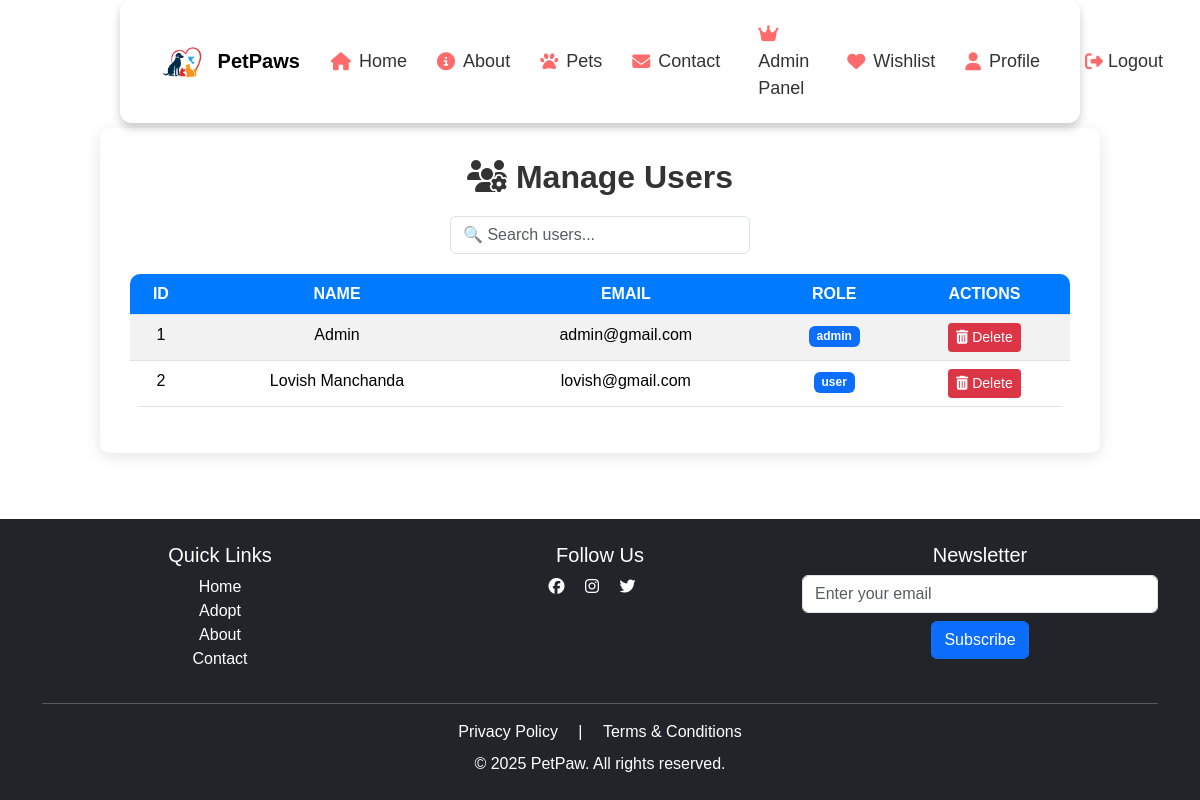
Page /manage_users (signed in) on the earlier database version.
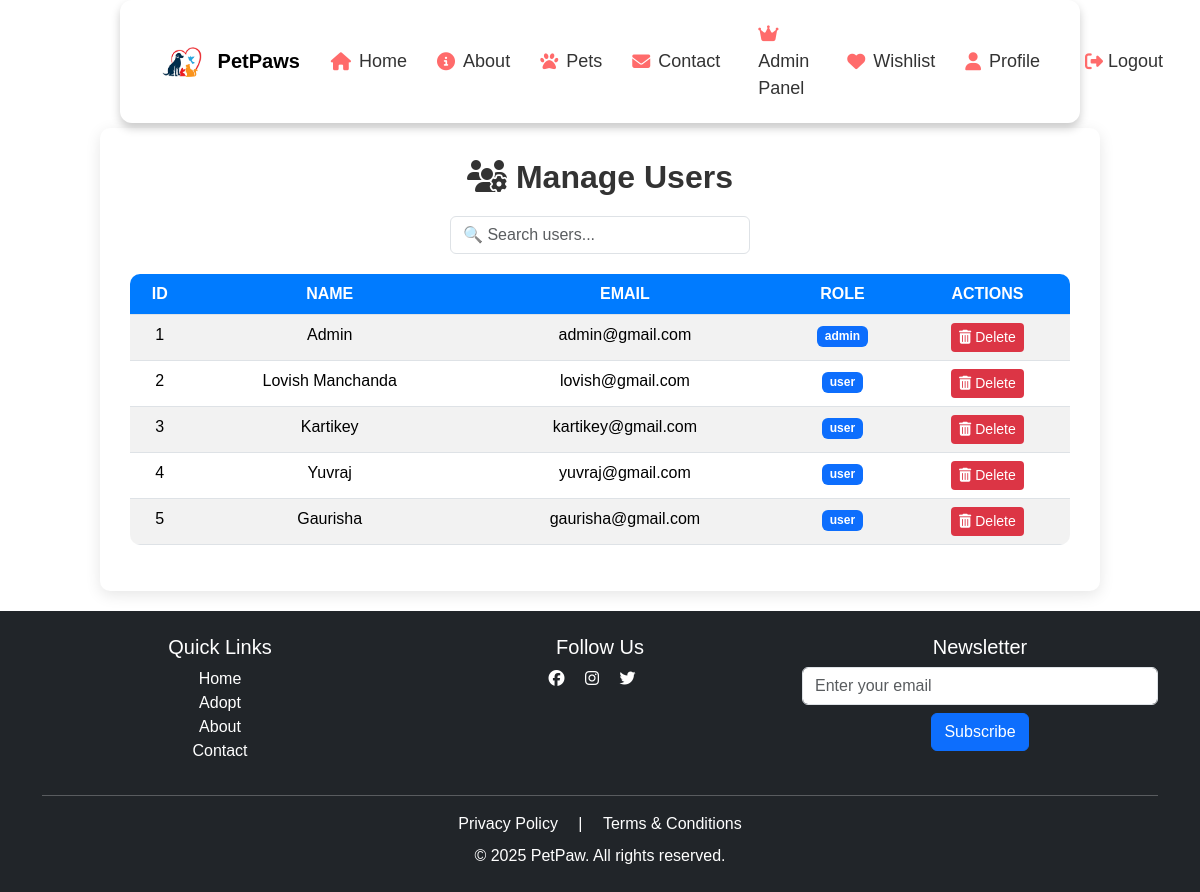
Same page on the later database version.
### app.py (models this page shows, shortened)
class User(db.Model, UserMixin):
    __tablename__ = "user"
    id = db.Column(db.Integer, primary_key=True)
    name = db.Column(db.String(150), nullable=False)
    email = db.Column(db.String(150), unique=True, nullable=False)
    password_hash = db.Column(db.String(256), nullable=False)
    mobile = db.Column(db.String(15), nullable=False)
    role = db.Column(db.String(50), nullable=False, default='user')
    wishlist_pets = db.relationship('Pet', secondary=wishlist, backref='wishlist_users')

### app.py (the view)
@app.route("/manage_users")
@login_required
@admin_required
def manage_users():
    users = User.query.all()  # Fetch all users from the database
    return render_template("manage_users.html", users=users)

### app.py (called while the page is built)
@login_manager.user_loader
def load_user(user_id):
    return User.query.get(int(user_id))

def admin_required(func):
    @wraps(func)
    def wrapper(*args, **kwargs):
        if current_user.role != 'admin':  # Restrict access
            flash("Access denied! Admins only.", "danger")
            return redirect(url_for('dashboard'))  # Redirect to dashboard
        return func(*args, **kwargs)
    return wrapper

### templates/manage_users.html (shortened to what this page needs)
{% extends "base.html" %}
{% block content %}
<div class="container mt-5">
    <div class="manage-users-container">
        <h2><i class="fas fa-users-cog"></i> Manage Users</h2>
        <input type="text" id="searchUser" class="form-control search-box" placeholder="🔍 Search users..." onkeyup="filterUsers()">
        <table class="table table-hover table-striped mt-3">
            <thead>
                <tr>
                    <th>ID</th>
                    <th>Name</th>
                    <th>Email</th>
                    <th>Role</th>
                    <th>Actions</th>
                </tr>
            </thead>
            <tbody id="userTable">
                {% for user in users %}
                <tr>
                    <td>{{ user.id }}</td>
                    <td>{{ user.name }}</td>
                    <td>{{ user.email }}</td>
                    <td><span class="badge bg-primary">{{ user.role }}</span></td>
                    <td>
                        <a href="{{ url_for('delete_user', user_id=user.id) }}" class="btn btn-danger btn-sm">
                            <i class="fas fa-trash-alt"></i> Delete
                        </a>
                    </td>
                </tr>
                {% endfor %}
            </tbody>
        </table>
    </div>
</div>
{% endblock %}

Differences in the rows shown:
added User: id "3", name "Kartikey", email "kartikey@gmail.com", role "user"
added User: id "4", name "Yuvraj", email "yuvraj@gmail.com", role "user"
added User: id "5", name "Gaurisha", email "gaurisha@gmail.com", role "user"
